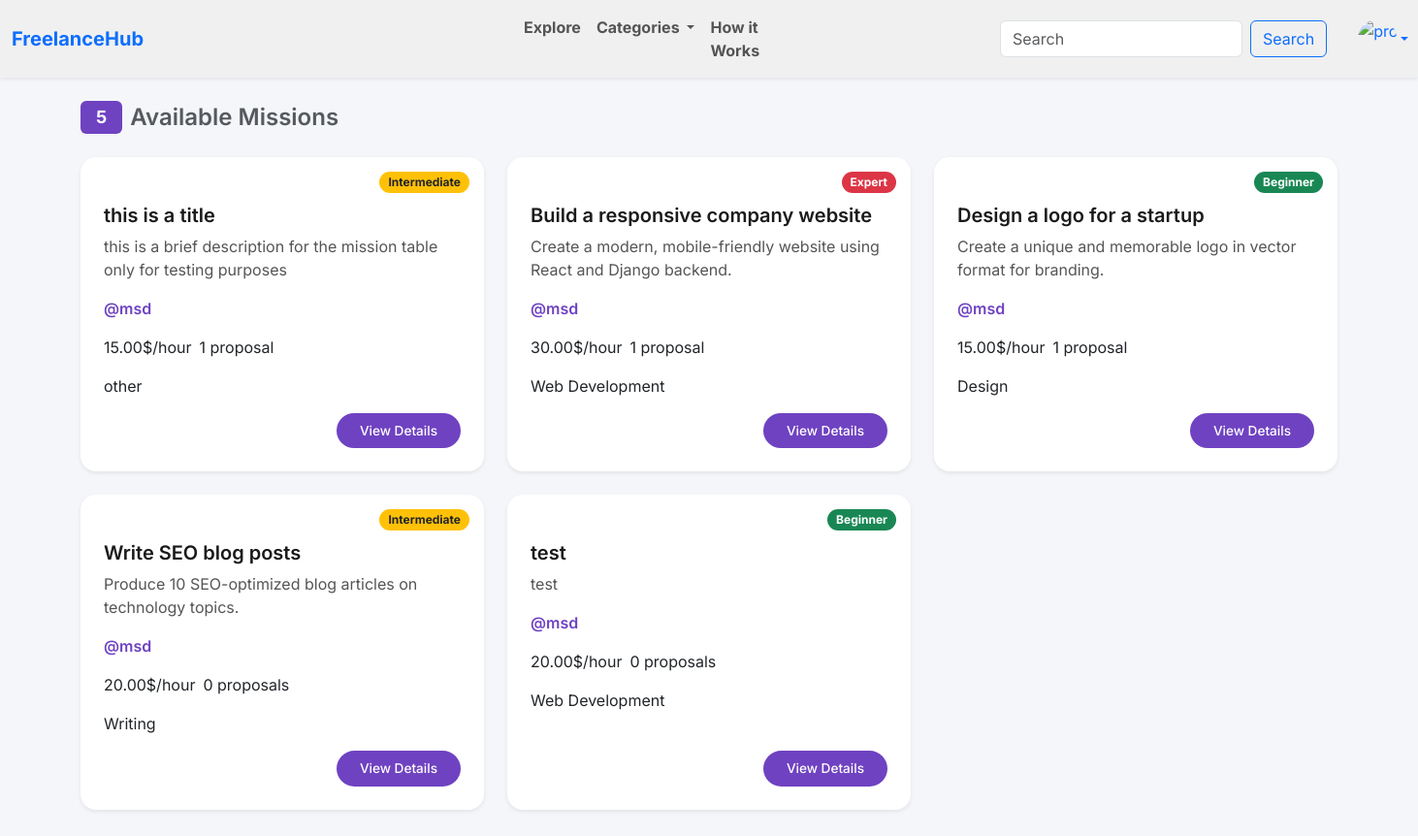
Screenshot of /freelancer/dashboard/ (signed in) with the database file from the repository.
### client/models.py (models this page shows)
class Mission(models.Model):
    LEVEL_CHOICES = [
        ('beginner', 'Beginner'),
        ('intermediate', 'Intermediate'),
        ('expert', 'Expert'),
    ]
    CATEGORY_CHOICES = [
        ('web_dev', 'Web Development'),
        ('design', 'Design'),
        ('writing', 'Writing'),
        ('marketing', 'Marketing'),
        ('other', 'other'),
    ]
    STATUS_CHOICES = [
        ('open', 'Open'),
        ('in_progress', 'In Progress'),
        ('completed', 'Completed'),
    ]
    client = models.ForeignKey(Client, on_delete=models.CASCADE, related_name='missions')
    title = models.CharField(max_length=255)
    description = models.TextField(blank=True)
    price = models.DecimalField(max_digits=8, decimal_places=2)
    category = models.CharField(max_length=255, choices=CATEGORY_CHOICES, default='other')
    level = models.CharField(max_length=15, choices=LEVEL_CHOICES, default='unknown')
    status = models.CharField(max_length=255, choices=STATUS_CHOICES, default='open')
    created_at = models.DateTimeField(auto_now_add=True)
    def get_level_badge_class(self):
        return {
            'beginner': 'bg-success',
            'intermediate': 'bg-warning text-dark',
            'expert': 'bg-danger'   ,
        }.get(self.level, 'bg-secondary')

class Client(models.Model):
    user = models.OneToOneField(User, on_delete=models.CASCADE)
    pfp = models.ImageField(upload_to='uploads/', default='uploads/default.jpg')
    company_name = models.CharField(max_length=255, default='not provided')
    phone_number = models.CharField(max_length=15, default='not provided')
    country = CountryField(default='MA',blank=True, null=True)
    bio = models.TextField(blank=True, default='No Bio provided')
    email = models.EmailField(blank=True, default='No Email provided', null=True)

### freelancer/views.py (the view)
# urls.py: path('dashboard/', views.dashboard, name='dashboard'),
@login_required
def dashboard(request):
    count = Mission.objects.count()
    missions = Mission.objects.annotate(proposal_count=Count('applications'))
    return render(request, 'freelancer/dashboard.html', {'missions': missions, 'count': count})

### freelancer/templates/freelancer/dashboard.html (shortened to what this page needs)
{% extends 'main.html' %}
{% block nav %}
    {% include "navbar.html" with logged_in=True search=True %}
{% endblock %}
{% block content %}
    <div class="container mt-4">
        <h4 class="mb-4 d-flex align-items-center gap-2">
            <span class="badge badge-custom px-3 py-2">{{ count }}</span>
            <span class="text-muted">Available Missions</span>
        </h4>
        <div class="row g-4">
            {% for m in missions %}
                <div class="col-md-6 col-lg-4">
                    <div class="card mission-card card-hover h-100 shadow-sm border-0 rounded-4">
                        <div class="card-body d-flex flex-column justify-content-between pt-5 px-4 pb-4">
                            <span class="badge {{ m.get_level_badge_class }} position-absolute"
                                  style="top: 15px; right: 15px; z-index: 1; font-size: 0.75rem; padding: 0.4em 0.75em; border-radius: 50px;">
                                {{ m.level|title }}
                            </span>
                            <div>
                                <h5 class="card-title mb-2">{{ m.title }}</h5>
                                <p class="card-text text-muted-small mb-3">{{ m.description|truncatewords:18 }}</p>
                            </div>
                            <div class="mb-3">
                            <span tabindex="0"
                                  role="button"
                                  data-bs-toggle="popover"
                                  data-bs-trigger="focus"
                                  data-bs-html="true"
                                  data-bs-title="Contact Info"
                                  data-bs-custom-class="custom-popover"
                                  data-bs-content="<strong>Phone:</strong> {{ m.client.phone_number }}<br><strong>Company:</strong> {{ m.client.company_name }}"
                                  class="text-purple fw-semibold username-hover"
                                  style="cursor: pointer;">
                                @{{ m.client.user.username }}
                            </span>
                            </div>
                            <div class="mb-3 d-flex flex-wrap align-items-center gap-2">
                                <span class="price-tag">{{ m.price }}$/hour</span>
                                <span class="text-muted-small">{{ m.proposal_count }} proposal{{ m.proposal_count|pluralize }}</span>
                            </div>
                            <div class="mb-3">
                                <span class="mission-tag">{{ m.get_category_display }}</span>
                            </div>
                            <div class="text-end mt-auto">
                                <a href="{% url 'freelancer:mission_detail' m.pk %}"
                                   class="btn btn-view rounded-pill px-4 py-2">
                                    View Details
                                </a>
                            </div>
                        </div>
                    </div>
                </div>
            {% endfor %}
        </div>
    </div>
{% endblock content %}

### templates/main.html (style rules this page uses)
body { font-family: 'Inter', sans-serif; background-color: #f4f6f9; color: #333; }
.card { background-color: #ffffff; border: 1px solid #e1e1e1; border-radius: 1rem; box-shadow: 0 4px 10px rgba(0, 0, 0, 0.08); transition: transform 0.2s ease, box-shadow 0.2s ease; }
.card-title { color: #1a1a1a; }
.card-text { color: #555; }
.badge { background-color: #6f42c1; color: #fff; }
.text-purple { color: #6f42c1 !important; }
.rounded-pill { font-size: 0.85rem; font-weight: 500; }
h1, h2, h3, h4, h5 { font-weight: 600; }

### freelancer/templates/freelancer/dashboard.html (style rules this page uses)
body { background-color: #f4f6f9; color: #333; }
.card { background-color: #ffffff; border: 1px solid #e1e1e1; border-radius: 1rem; box-shadow: 0 4px 10px rgba(0, 0, 0, 0.08); transition: transform 0.2s ease, box-shadow 0.2s ease; }
.card-title { color: #1a1a1a; }
.card-text { color: #555; }
.badge { background-color: #6f42c1; color: #fff; }
.text-purple { color: #6f42c1 !important; }
.btn-view { background-color: #6f42c1; border: none; color: #fff !important; transition: background-color 0.2s ease; }

### rows the page displays
Mission: level "Intermediate", title "this is a title", description "this is a brief description for the mission table only for testing purposes", client.user.username "msd", price "15.00", proposal_count "1", category "other"
Mission: level "Expert", title "Build a responsive company website", description "Create a modern, mobile-friendly website using React and Django backend.", client.user.username "msd", price "30.00", proposal_count "1", category "Web Development"
Mission: level "Beginner", title "Design a logo for a startup", description "Create a unique and memorable logo in vector format for branding.", client.user.username "msd", price "15.00", proposal_count "1", category "Design"
Mission: level "Intermediate", title "Write SEO blog posts", description "Produce 10 SEO-optimized blog articles on technology topics.", client.user.username "msd", price "20.00", proposal_count "0", category "Writing"
Mission: level "Beginner", title "test", description "test", client.user.username "msd", price "20.00", proposal_count "0", category "Web Development"

### other values shown
{{ count }} "5"
